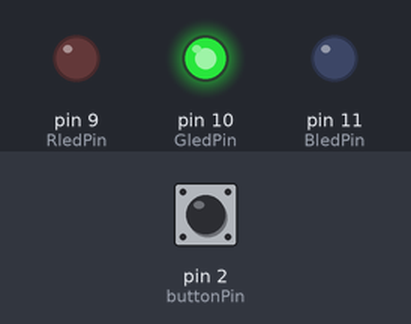
The sketch below on a simulated Arduino Uno, built with avr-gcc and run on an emulated ATmega328P. Shown: output pins drawn as LEDs (lit = HIGH). The test bench sets the inputs (shaded band); at power-on: pin 2 (buttonPin) LOW.

Above: at 1.2 s.
1.3 s: pin 2 (buttonPin) pulled HIGH for 0.15 s
At 2.2 s:
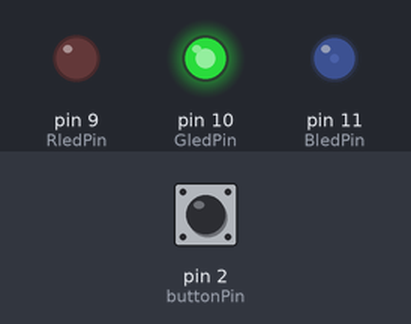
4.4 s: pin 2 (buttonPin) pulled HIGH for 1 s
At 5.7 s:
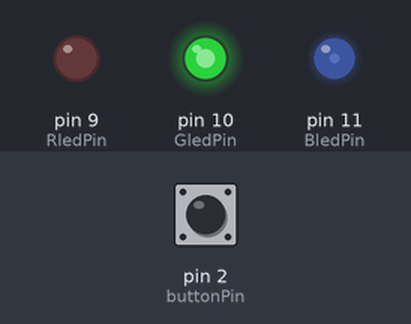
8.4 s: pin 2 (buttonPin) pulled HIGH for 0.15 s
At 8.8 s:
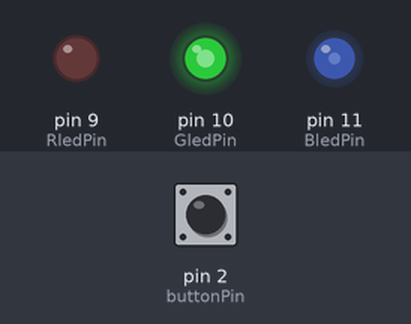
11.5 s: pin 2 (buttonPin) pulsed HIGH 2 times (0.12 s each, 0.3 s apart)
At 12.6 s:
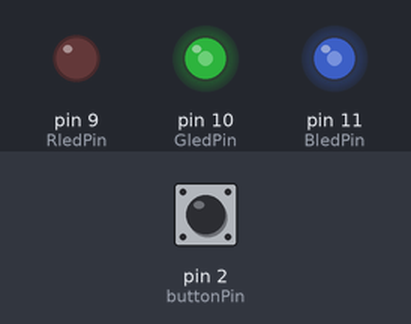
13.6 s: pin 2 (buttonPin) pulled HIGH for 3.2 s
19.8 s: pin 2 (buttonPin) pulsed HIGH 5 times (0.12 s each, 0.3 s apart)
Timing chart, 0 to 36.5 s (numbered marks = the images above; inputs shaded):
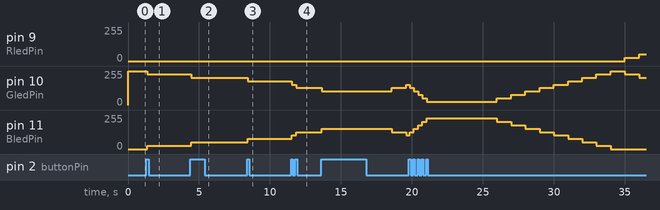

Measured:
- after the input at 1.3 s, pin 10 (GledPin): 255/255 → 230/255 after 0.05 s; pin 11 (BledPin): 0/255 → 25/255 after 0.05 s
- after the input at 4.4 s, pin 9 (RledPin): stays 0/255 (without the input it goes to 26/255 after 2.9 s); pin 11 (BledPin): 25/255 → 51/255 after 0.05 s
- after the input at 8.4 s, pin 9 (RledPin): stays 0/255 (without the input it goes to 26/255 after 3.0 s)
- after the input at 11.5 s, pin 10 (GledPin): 179/255 → 153/255 after 0.05 s, → 128/255 0.30 s later; pin 11 (BledPin): 76/255 → 102/255 after 0.05 s, → 127/255 0.30 s later

The sketch:

toy.ino
```cpp
// Pin Definitions
const int buttonPin = 2;             // Button input pin
const int RledPin = 9;               // Red LED pin (PWM)
const int GledPin = 10;              // Green LED pin (PWM)
const int BledPin = 11;              // Blue LED pin (PWM)

// Variables & Constants
int mood = 10;                       // The toy's mood state (starts neutral at 10, max 20, min 0)
const int neutralMood = 10;          // The neutral mood state
int buttonState = 0;                 // Button Current State
bool buttonPressed = false;          // Has the button been pressed or not
unsigned long touchedTimer = 0;      // The timer used to record the last touch time
unsigned long reducedTimer = 0;      // The timer used to record the last reduced point time
const long unTouchInterval = 5000;   // 5 second interval before mood starts decreasing
const long reducedInterval = 1000;   // Decrease mood every 1 second when untouched

void setup() {
  // Initialize serial monitor
  Serial.begin(9600);

  // Initialize pins
  pinMode(buttonPin, INPUT);
  pinMode(RledPin, OUTPUT);
  pinMode(GledPin, OUTPUT);
  pinMode(BledPin, OUTPUT);

  // Initialize the mood state and timer
  mood = neutralMood;
  touchedTimer = millis();
}

void loop() {
  // Show the current mood state on the RGB LED
  showLEDState(mood);

  // Check if the button is pressed or not
  buttonState = digitalRead(buttonPin);

  // If the button is clicked
  if (buttonState == HIGH && !buttonPressed) {
    // Increase the mood
    mood = mood + 1;
    if (mood > 20) {
      mood = 20;
    }
    // Update the touched timer and button flag
    touchedTimer = millis();
    buttonPressed = true;
    delay(50); // Simple debouncing delay
  }

  if (buttonState == LOW && buttonPressed) {
    buttonPressed = false;
  }

  // Check if the time since the last touch is longer than the untouche interval (5 seconds)
  unsigned long currentTime = millis();
  if (currentTime - touchedTimer > unTouchInterval) {
    // Reduce the point every 1 second
    if (currentTime - reducedTimer > reducedInterval) {
      mood = mood - 1;
      if (mood < 0) {
        mood = 0;
      }
      reducedTimer = currentTime;
    }
  }
}

// Function to control RGB LED color based on the mood value (0 to 20)
void showLEDState(int currentMood) {
  int redVal = 0;
  int greenVal = 0;
  int blueVal = 0;

  if (currentMood >= 10) {
    // Spectrum from Green (10) to Blue (20)
    // Red stays 0, Green decreases, Blue increases as mood gets higher
    redVal = 0;
    greenVal = map(currentMood, 10, 20, 255, 0);
    blueVal = map(currentMood, 10, 20, 0, 255);
  } else {
    // Spectrum from Red (0) to Green (10)
    // Red decreases, Green increases as mood gets higher, Blue stays 0
    redVal = map(currentMood, 0, 10, 255, 0);
    greenVal = map(currentMood, 0, 10, 0, 255);
    blueVal = 0;
  }

  // Write values to the RGB LED pins (assuming Common Anode or Common Cathode;
  // adjust analogWrite values with 255 - val if using Common Anode)
  analogWrite(RledPin, redVal);
  analogWrite(GledPin, greenVal);
  analogWrite(BledPin, blueVal);
}
```
